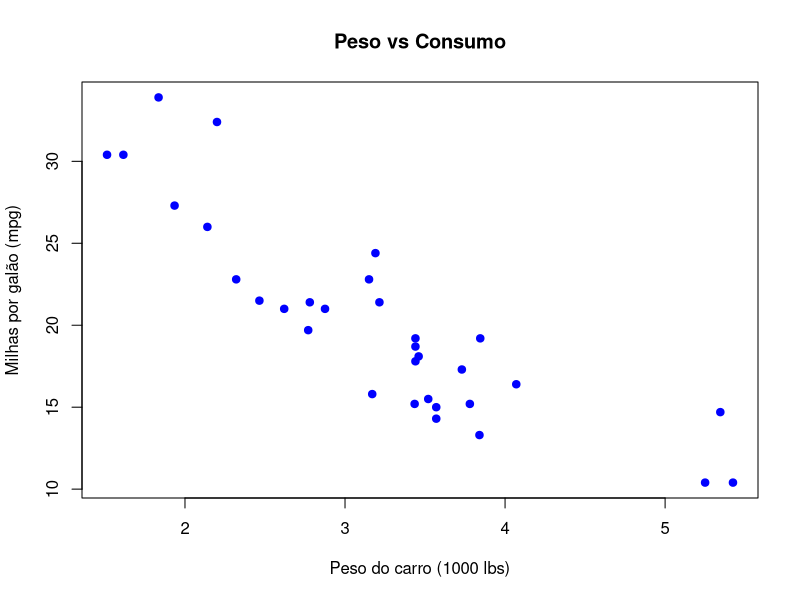

Recreate this plot in R.
# Projeto: Análise simples com R
# Dataset: mtcars

# 1. Carregar dados
data("mtcars")
head(mtcars)

# 2. Resumo estatístico
summary(mtcars)

# 3. Média de consumo (mpg)
media_mpg <- mean(mtcars$mpg)
cat("Média de milhas por galão (mpg):", media_mpg, "\n")

# 4. Gráfico: Relação entre peso e consumo
dir.create("img", showWarnings = FALSE)  # Cria pasta img se não existir
png("img/grafico.png", width = 600, height = 400)
plot(mtcars$wt, mtcars$mpg,
     main = "Peso vs Consumo",
     xlab = "Peso do carro (1000 lbs)",
     ylab = "Milhas por galão (mpg)",
     pch = 19, col = "blue")
dev.off()
